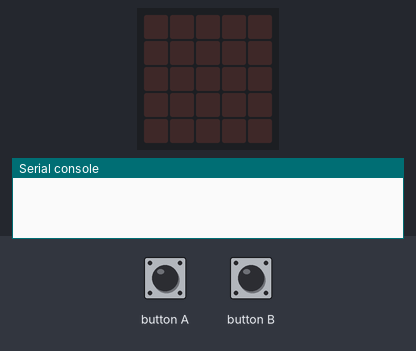
The program below on a simulated BBC micro:bit running MicroPython. On the bench: the board's 5×5 LED display, the last lines printed to the serial console. The inputs (shaded band) are chosen by the test bench. Random numbers come from a fixed seed; no radio messages arrive unless stated (any console line starting 'radio sent:' is added by the test bench); the interpreter's speed is modelled, so counts of loop turns are approximate.

Above: at 1.2 s.
1.3 s: button A pressed for 0.15 s
At 2.0 s:
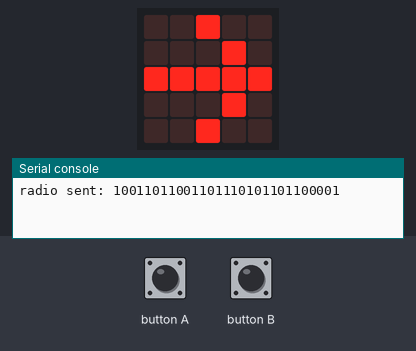
Timing chart, 0 to 4.3 s (numbered marks = the images above; inputs shaded):
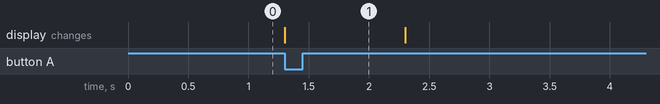

Measured:
- after the input at 1.3 s, the display: changes at once (image 1)

The program:

Part_3_sender.py
```python
from microbit import *
import radio
import random

def calculate_number_of_parity_bits(length):
    total_parity_bits = 0
    while True:
        if (2 ** total_parity_bits) >= (length + total_parity_bits + 1):
            break
        total_parity_bits += 1
    return total_parity_bits

def insert_parity_bits(length, parity_bits, data):
    current_parity = 0
    data_index = 0
    data_with_parity = ['0'] #Place holder for parity 0

    for parity in range(1, length + parity_bits + 1):

        if parity == (2 ** current_parity):
            data_with_parity.append('0') #Place holder for all parity bit
            current_parity += 1
        else:
            data_with_parity.append(data[data_index])
            data_index += 1

    return data_with_parity

def set_hamming_code(total_parity_bits, data):

    #Looping as many times as the the number of parity bits starting from P1
    for parity in range(total_parity_bits):
        occurence_of_1 = 0

        #Looping through every segment of the data
        for data_index in range((2 ** parity), len(data), 2 ** (parity + 1)):

            #Looping through every bit in the segment.
            for bits_to_check in range(data_index, data_index + (2 ** parity)):
                if bits_to_check < len(data) and data[bits_to_check] == '1':
                    occurence_of_1 += 1

        #Set to 1, it the occurence of 1s are odd
        if occurence_of_1 % 2 != 0:
            data[(2**parity)] = '1'

    return data

def set_secded_code(data):
    occurence_of_1 = 0

    #Loop through all the bits
    for bit in data:
        if bit == '1':
            occurence_of_1 += 1

    #Set to 1, it the occurence of 1s are odd
    if occurence_of_1 % 2 != 0:
        data[0] = '1'

    return data

def initilize(DATA):

    length = len(DATA)

    total_parity_bits = calculate_number_of_parity_bits(length)
    data_with_parity = insert_parity_bits(length, total_parity_bits, DATA)
    data_with_parity = set_hamming_code(total_parity_bits, data_with_parity)
    data_with_parity = set_secded_code(data_with_parity)

    return data_with_parity

def start(message):
    error_count = 0
    while True:

        #Press button A to send the message
        if button_a.was_pressed():
            #display.scroll("".join(message))
            radio.send("".join(message))
            display.show(Image.ARROW_E)
            sleep(1000)
            display.clear()
            return

        #Press button B to add an error to the message (can be pressed multiple times)

        index = 0
        if button_b.was_pressed():
            if error_count <= 2:
                error_count += 1
                index = random.randrange(0, len(message))
                if message[index] == '0':
                    message[index] = '1'
                else:
                    message[index] = '0'

'''
*    Title: Python Main Function implementation
*    Author: Bryan Weber
*    Date: n.d
*    Code version:
*    Availability: https://realpython.com/python-main-function/
*
'''

if __name__ == "__main__":
    #DATA = "1011"

    radio.on()
    radio.config(group=5)
    while True:
        DATA = "010000110110111101101101"
        message = initilize("".join(reversed(DATA)))
        start(message)
```
